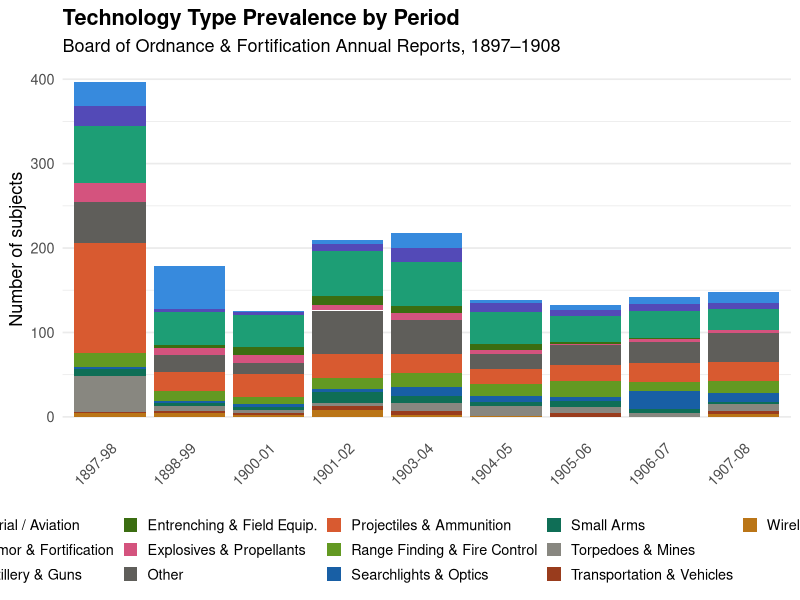
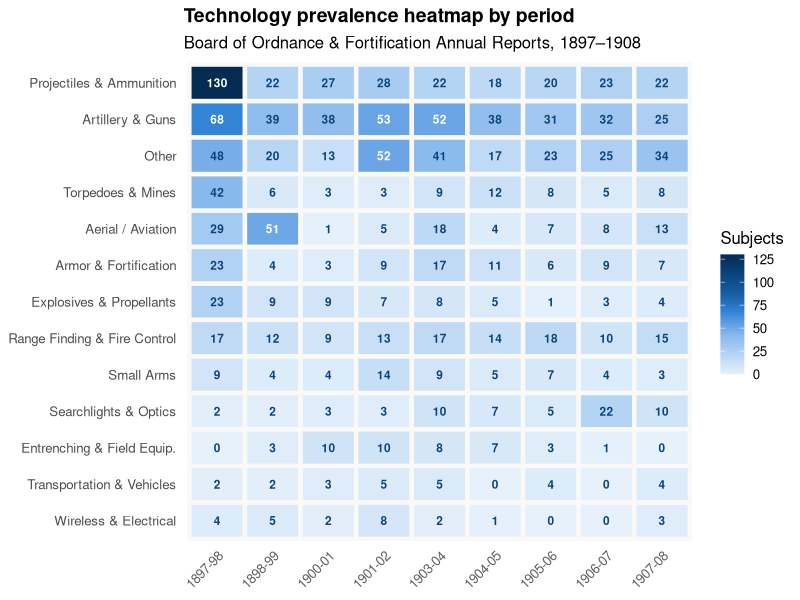
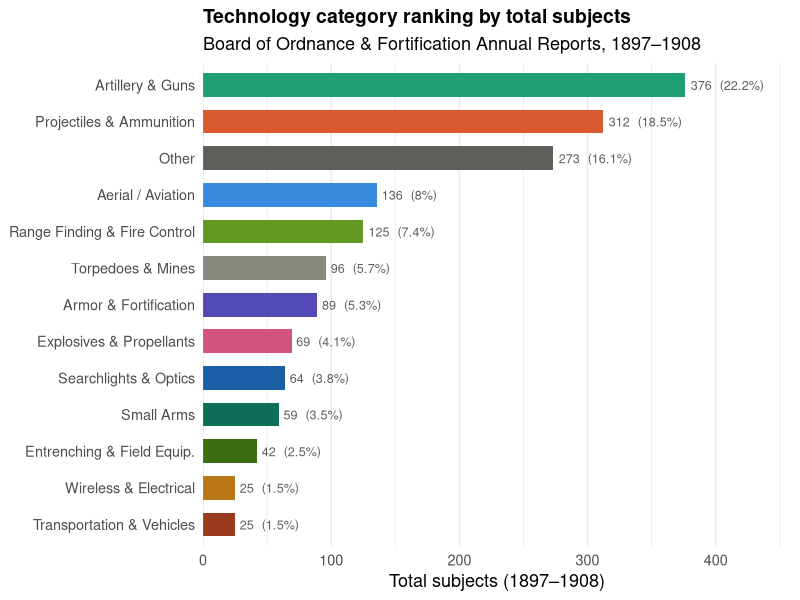

R code for these plots, in order:
# Technology Type Prevalence — BOF Subjects Considered, 1897–1908
# Author: Tanisha
# Three visualizations of how military technology categories appeared
# and shifted in BOF Annual Report subjects across nine reporting periods.
#
# Interactive Claude artifacts:
#   Stacked bars : https://claude.ai/public/artifacts/4e808fc7-355c-40ff-8b60-1998714aab7e
#   Heatmap      : https://claude.ai/public/artifacts/033a81ba-eca7-409b-8186-843ec0dc7e78
#   Ranking      : https://claude.ai/public/artifacts/97b0457f-1ce0-4424-8d15-b335e6a9bfd9
#
# This file is the canonical R source for the analysis. The dashboard
# (Plotly versions in bof_pipeline/tanisha_charts.py) is a port of this
# code with Tanisha's exact data and color palette preserved.

library(ggplot2)
library(tidyr)
library(dplyr)

# --- Data: counts by period × technology category ---
data <- data.frame(
  Period = c("1897-98","1898-99","1900-01","1901-02",
             "1903-04","1904-05","1905-06","1906-07","1907-08"),

  Aerial_Aviation            = c(29,51,1,5,18,4,7,8,13),
  Artillery_Guns             = c(68,39,38,53,52,38,31,32,25),
  Projectiles_Ammunition     = c(130,22,27,28,22,18,20,23,22),
  Explosives_Propellants     = c(23,9,9,7,8,5,1,3,4),
  Torpedoes_Mines            = c(42,6,3,3,9,12,8,5,8),
  Range_Finding_Fire_Control = c(17,12,9,13,17,14,18,10,15),
  Wireless_Electrical        = c(4,5,2,8,2,1,0,0,3),
  Armor_Fortification        = c(23,4,3,9,17,11,6,9,7),
  Searchlights_Optics        = c(2,2,3,3,10,7,5,22,10),
  Small_Arms                 = c(9,4,4,14,9,5,7,4,3),
  Transportation_Vehicles    = c(2,2,3,5,5,0,4,0,4),
  Entrenching_Field_Equip    = c(0,3,10,10,8,7,3,1,0),
  Other                      = c(48,20,13,52,41,17,23,25,34)
)

# --- Reshape to long format ---
data_long <- data |>
  pivot_longer(-Period, names_to = "Category", values_to = "Count") |>
  mutate(
    Period = factor(Period, levels = unique(data$Period)),
    Category = recode(Category,
      "Aerial_Aviation"            = "Aerial / Aviation",
      "Artillery_Guns"             = "Artillery & Guns",
      "Projectiles_Ammunition"     = "Projectiles & Ammunition",
      "Explosives_Propellants"     = "Explosives & Propellants",
      "Torpedoes_Mines"            = "Torpedoes & Mines",
      "Range_Finding_Fire_Control" = "Range Finding & Fire Control",
      "Wireless_Electrical"        = "Wireless & Electrical",
      "Armor_Fortification"        = "Armor & Fortification",
      "Searchlights_Optics"        = "Searchlights & Optics",
      "Small_Arms"                 = "Small Arms",
      "Transportation_Vehicles"    = "Transportation & Vehicles",
      "Entrenching_Field_Equip"    = "Entrenching & Field Equip.",
      "Other"                      = "Other"
    )
  )

# --- Color palette ---
my_colors <- c(
  "Aerial / Aviation"            = "#378ADD",
  "Artillery & Guns"             = "#1D9E75",
  "Projectiles & Ammunition"     = "#D85A30",
  "Explosives & Propellants"     = "#D4537E",
  "Torpedoes & Mines"            = "#888780",
  "Range Finding & Fire Control" = "#639922",
  "Wireless & Electrical"        = "#BA7517",
  "Armor & Fortification"        = "#534AB7",
  "Searchlights & Optics"        = "#185FA5",
  "Small Arms"                   = "#0F6E56",
  "Transportation & Vehicles"    = "#993C1D",
  "Entrenching & Field Equip."   = "#3B6D11",
  "Other"                        = "#5F5E5A"
)

# ─────────────────────────────────────────────────────────────────────────
# 1. Stacked bar chart (counts)
# ─────────────────────────────────────────────────────────────────────────
ggplot(data_long, aes(x = Period, y = Count, fill = Category)) +
  geom_bar(stat = "identity") +
  scale_fill_manual(values = my_colors) +
  labs(
    title = "Technology Type Prevalence by Period",
    subtitle = "Board of Ordnance & Fortification Annual Reports, 1897–1908",
    x = NULL, y = "Number of subjects", fill = NULL
  ) +
  theme_minimal(base_size = 13) +
  theme(
    legend.position = "bottom",
    legend.key.size = unit(0.4, "cm"),
    panel.grid.major.x = element_blank(),
    plot.title = element_text(face = "bold"),
    axis.text.x = element_text(angle = 45, hjust = 1)
  ) +
  guides(fill = guide_legend(nrow = 3))

# ─────────────────────────────────────────────────────────────────────────
# 2. Heatmap — global scale + row-normalized variant
# ─────────────────────────────────────────────────────────────────────────
heat_long <- data_long |>
  mutate(Category = factor(Category, levels = rev(c(
    "Projectiles & Ammunition","Artillery & Guns","Other","Torpedoes & Mines",
    "Aerial / Aviation","Armor & Fortification","Explosives & Propellants",
    "Range Finding & Fire Control","Small Arms","Searchlights & Optics",
    "Entrenching & Field Equip.","Transportation & Vehicles","Wireless & Electrical"
  ))))

# Global-scale (cells colored vs the overall max of 130)
ggplot(heat_long, aes(x = Period, y = Category, fill = Count)) +
  geom_tile(color = "#faf9f6", linewidth = 1.5) +
  geom_text(aes(label = Count), size = 3, fontface = "bold",
            color = ifelse(heat_long$Count > 50, "white", "#0C447C")) +
  scale_fill_gradientn(
    colors = c("#E6F1FB","#B5D4F4","#85B7EB","#378ADD","#185FA5","#0C447C","#042C53"),
    name = "Subjects"
  ) +
  labs(
    title = "Technology prevalence heatmap by period",
    subtitle = "Board of Ordnance & Fortification Annual Reports, 1897–1908",
    x = NULL, y = NULL
  ) +
  theme_minimal(base_size = 12) +
  theme(
    axis.text.x = element_text(angle = 45, hjust = 1, color = "#5f5e5a"),
    panel.grid = element_blank(),
    plot.title = element_text(face = "bold", size = 14),
    legend.position = "right"
  )

# ─────────────────────────────────────────────────────────────────────────
# 3. Horizontal bar ranking — total subjects per category
# ─────────────────────────────────────────────────────────────────────────
totals <- data.frame(
  Category = c("Projectiles & Ammunition","Artillery & Guns","Other",
               "Torpedoes & Mines","Aerial / Aviation","Armor & Fortification",
               "Explosives & Propellants","Range Finding & Fire Control",
               "Small Arms","Searchlights & Optics","Entrenching & Field Equip.",
               "Transportation & Vehicles","Wireless & Electrical"),
  Total = c(312, 376, 273, 96, 136, 89, 69, 125, 59, 64, 42, 25, 25)
) |>
  mutate(
    Pct = round(Total / sum(Total) * 100, 1),
    Label = paste0(Total, "  (", Pct, "%)"),
    Category = factor(Category, levels = Category[order(Total)])
  )

ggplot(totals, aes(x = Total, y = Category, fill = Category)) +
  geom_col(width = 0.65) +
  geom_text(aes(label = Label), hjust = -0.08, size = 3.2, color = "#5f5e5a") +
  scale_fill_manual(values = my_colors, guide = "none") +
  scale_x_continuous(expand = expansion(mult = c(0, 0.22)),
                     name = "Total subjects (1897–1908)") +
  labs(title = "Technology category ranking by total subjects",
       subtitle = "Board of Ordnance & Fortification Annual Reports, 1897–1908",
       y = NULL) +
  theme_minimal(base_size = 13) +
  theme(panel.grid.major.y = element_blank(),
        plot.title = element_text(face = "bold", size = 14))
